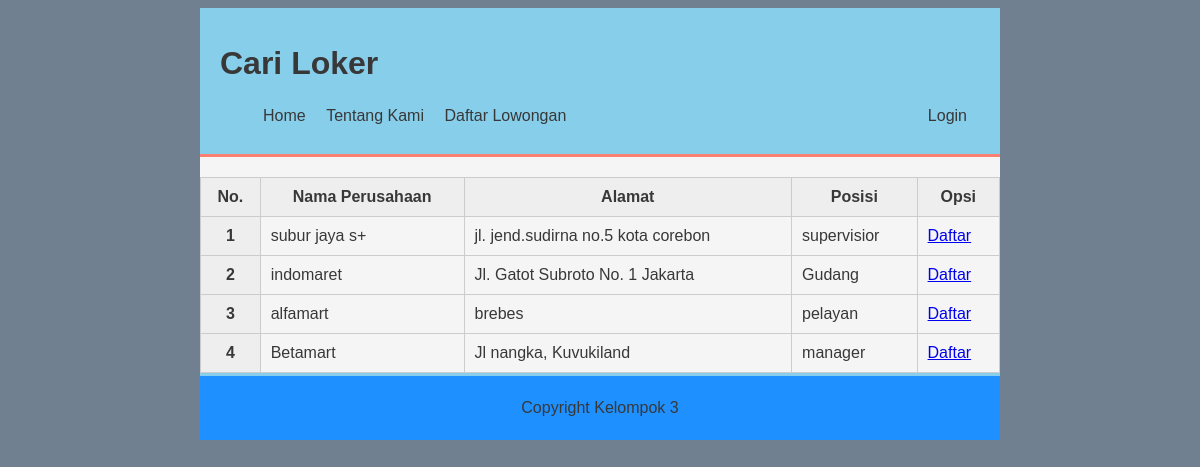
Page /perusahaan.php on the committed database.
### tables this page shows
CREATE TABLE `perusahaan` (
  `id` int(11) NOT NULL,
  `nama` varchar(256) NOT NULL,
  `alamat` varchar(256) NOT NULL,
  `butuh` varchar(256) NOT NULL
);

### perusahaan.php (the view, shortened to what this page needs)
<?php
include "header.php";
?>
<div class="container2">
  <table class="table">
    <thead>
      <tr>
        <th scope="col">No.</th>
        <th scope="col">Nama Perusahaan</th>
        <th scope="col">Alamat</th>
	      <th scope="col">Posisi</th>
	      <th scope="col">Opsi</th>
      </tr>
	      <?php
		      include 'koneksi.php';
		      $perusahaan = mysqli_query($koneksi,"SELECT * FROM perusahaan");
	      	$no = 1;
	      	while($d = mysqli_fetch_array($perusahaan)){
		  	?>
    </thead>
      <tbody>
        <tr>
          <th scope="row"><?php echo $no++; ?></th>
          <td><?php echo $d['nama']; ?></td>
          <td><?php echo $d['alamat']; ?></td>
	        <td><?php echo $d['butuh']; ?></td>
          <td> <a href="daftar.php?id=<?php echo $d['id']; ?>">Daftar</a> </td>
        </tr>
	        <?php
		        }
		      ?>
      </tbody>
  </table>
</div>
<?php
include "footer.php";
?>

### header.php (shortened to what this page needs)
<head>
    <link rel="stylesheet" href="css/style.css">
</head>
    <div class="container">
        <div class="header">
            <h1> Cari Loker</h1>
            <ul>
                <li><a href="index.php">Home</a></li>
                <li><a href="tentang.php">Tentang Kami</a></li>
                <li><a href="perusahaan.php">Daftar Lowongan</a></li>
                <li class="pisah"><a href="formlogin.php">Login</a></li>
            </ul>
        </div>
    </div>

### footer.php
<div class="container">
    <div class="footer">
        <p class="copy">
            Copyright Kelompok 3
        </p>
    </div>
</div>

### css/style.css (style rules this page uses)
.container { width: 800px; margin: auto; background-color: skyblue; }
.container2 { width: 800px; height: auto; margin: auto; background-color: whitesmoke; border-top: 3px solid salmon; border-bottom: 3px solid skyblue; }
.header { padding: 20px; padding-bottom: 5px; }
.header ul li { display: inline-flex; margin-right: 10px; }
.pisah { float: right; }
.header a { text-decoration: none; color: #383838; padding: 3px; }
.footer { background-color: dodgerblue; padding: 2px; }
.footer .copy { color: #383838; text-align: center; }
.table { width: 100%; margin-top: 20px; border-collapse: collapse; }
.table th, .table td { border: 1px solid #ccc; padding: 10px; }
.table th { background: #eee; }

### rows in the picture
perusahaan: nama "subur jaya s+", alamat "jl. jend.sudirna no.5 kota corebon", butuh "supervisior"
perusahaan: nama "indomaret", alamat "Jl. Gatot Subroto No. 1 Jakarta", butuh "Gudang"
perusahaan: nama "alfamart", alamat "brebes", butuh "pelayan"
perusahaan: nama "Betamart", alamat "Jl nangka, Kuvukiland", butuh "manager"
